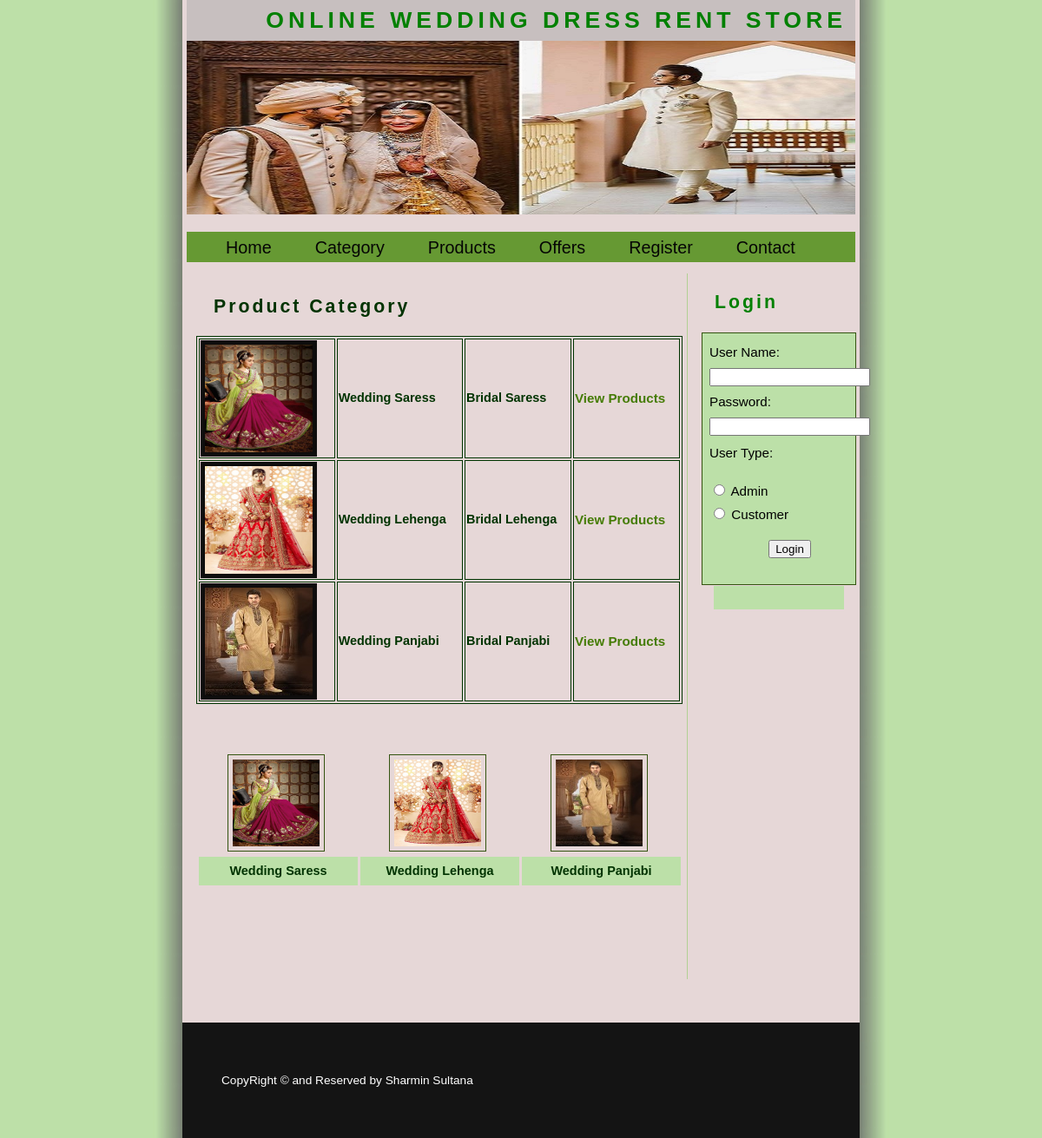
Screenshot of /Category.php with the database file from the repository.
### tables this page shows
CREATE TABLE IF NOT EXISTS `category_master` (
  `CategoryId` int(11) NOT NULL AUTO_INCREMENT,
  `CategoryName` varchar(20) NOT NULL,
  `Description` varchar(200) NOT NULL,
  `Image` varchar(100) NOT NULL,
  PRIMARY KEY (`CategoryId`)
);

### Category.php (the view, shortened to what this page needs)
<!DOCTYPE html PUBLIC "-//W3C//DTD XHTML 1.0 Transitional//EN" "http://www.w3.org/TR/xhtml1/DTD/xhtml1-transitional.dtd">
<html xmlns="http://www.w3.org/1999/xhtml">
<head>
<link href="style.css" rel="stylesheet" type="text/css" />
</head>
<body>
<div id="wrapper">
  <?php
  include "Header.php";
  ?>
  <div id="content">
    <h2><span style="color:#003300"> Product Category</span></h2>
    <table width="100%" border="1" bordercolor="#003300" >
      <?php
$con = mysql_connect("localhost","root");
$sql = "select * from Category_Master";
$result = mysql_query($sql,$con);
while($row = mysql_fetch_array($result))
{
$Id=$row['CategoryId'];
$CategoryName=$row['CategoryName'];
$Description=$row['Description'];
$Image=$row['Image'];
?>
      <tr>
       <td class="style3"><img src="Products/<?php echo $Image;?>" width="124" height="124" border="5" /></td>
        <td class="style3"><div align="left" class="style9 style5"><strong><?php echo $CategoryName;?></strong></div></td>
        <td class="style3"><div align="left" class="style9 style5"><strong><?php echo $Description;?></strong></div></td>
        <td class="style3"><a href="Products.php?CategoryId=<?php echo $Id;?>">View Products</a></td>
      </tr>
      <?php
}
?>
    </table>
    <table width="100%" border="0" cellspacing="3" cellpadding="3">
      <tr>
        <td>&nbsp;</td>
        <td>&nbsp;</td>
        <td>&nbsp;</td>
      </tr>
      <tr>
        <td><p><img src="img/Saress.jpg" alt="box" width="100" height="100" hspace="10" align="left" class="imgleft" title="box" /></p></td>
        <td><p><img src="img/Lehenga.jpg" alt="box" width="100" height="100" hspace="10" align="left" class="imgleft" title="box" /></p></td>
        <td><p><img src="img/Panjabi.jpg" alt="box" width="100" height="100" hspace="10" align="left" class="imgleft" title="box" /></p></td>
      </tr>
      <tr>
        <td height="26" bgcolor="#BCE0A8"><div align="center" class="style9">Wedding Saress</div></td>
        <td bgcolor="#BCE0A8"><div align="center" class="style9">Wedding Lehenga</div></td>
        <td bgcolor="#BCE0A8"><div align="center" class="style9">Wedding Panjabi</div></td>
      </tr>
    </table>
    <p>&nbsp;</p>
    <p>&nbsp;</p>
  </div>
 <?php
 include "Right.php";
 ?>
   <?php
 include "Footer.php";
 ?>
</div>
</body>
</html>

### style.css (style rules this page uses)
body { margin : 0; padding : 0; text-align : left; font : 95% "Trebuchet MS", verdana, arial, sans-serif; line-height : 1.8em; background : rgb(190, 190, 188) url(img/bg.jpg) top center repeat-y; color : rgb(14, 13, 13); }
#wrapper { position : relative; width : 780px; margin-right : auto; margin-left : auto; padding : 0; border : 0px solid rgb(185, 221, 185); background : rgb(230, 215, 215); }
#content { width : 560px; float : left; margin-top : 0; margin-left : 11px; padding : 5px; border-right : 1px solid #b2d094; }
#content p { padding : 0 20px; }
h2 { margin : 20px; font-size : 140%; letter-spacing : 3px; background : inherit; color : green; }
a:link, a:visited { text-decoration : none; background : inherit; color : #457C05; }
.imgleft { float : left; border : 1px solid #345411; padding : 5px; margin-right : 15px; }

### Category.php (style rules this page uses)
.style3 { font-weight: bold }
.style9 { font-size: 95%; font-weight: bold; color: #003300; font-family: Verdana, Arial, Helvetica, sans-serif; }

### rows the page displays
category_master: Image (picture), CategoryName "Wedding Saress", Description "Bridal Saress"
category_master: Image (picture), CategoryName "Wedding Lehenga", Description "Bridal Lehenga"
category_master: Image (picture), CategoryName "Wedding Panjabi", Description "Bridal Panjabi"
